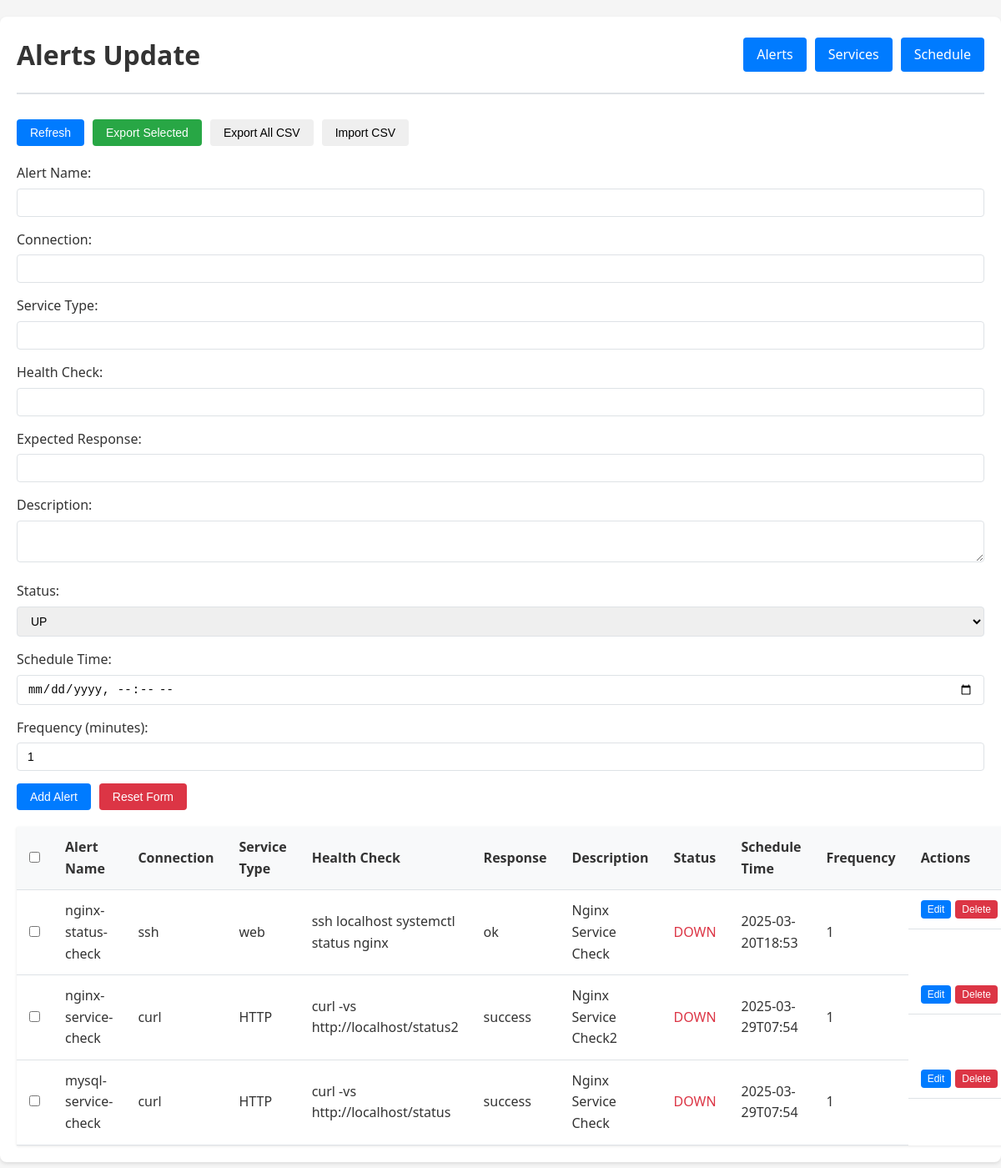
The page / on the database its author committed.
### tables this page shows
CREATE TABLE monitors
                     (AlertName TEXT PRIMARY KEY,
                      Connection TEXT NOT NULL,
                      ServiceType TEXT NOT NULL,
                      HealthCheck TEXT NOT NULL,
                      Response TEXT NOT NULL,
                      Description TEXT NOT NULL,
                      Status TEXT NOT NULL,
                      CheckTime TEXT,
                      ScheduleTime TEXT NOT NULL,
                      Frequency INTEGER NOT NULL);

### app.py (the view)
@app.route('/')
def home():
    try:
        with get_db_connection() as conn:
            c = conn.cursor()
            c.execute('SELECT * FROM monitors')
            monitors = [dict(zip(['AlertName', 'Connection', 'ServiceType', 'HealthCheck', 'Response', 'Description', 'Status', 'CheckTime', 'ScheduleTime', 'Frequency'], row))
                        for row in c.fetchall()]
        return render_template('index.html', monitors=monitors)
    except Exception as e:
        return render_template('index.html', monitors=[], message=f"Error loading monitors: {str(e)}")

### app.py (called while the page is built)
@contextmanager
def get_db_connection():
    conn = sqlite3.connect('monitor.db', timeout=20)
    conn.row_factory = sqlite3.Row
    try:
        yield conn
    finally:
        conn.close()

### templates/index.html (shortened to what this page needs)
{% extends "base.html" %}
{% block header %}Alerts Update{% endblock %}
{% block content %}
<div class="button-group">
    <button class="btn btn-primary" onclick="window.location.reload()">Refresh</button>
    <button class="btn btn-success" onclick="exportSelected()">Export Selected</button>
    <button class="btn btn-info" onclick="exportAllCSV()">Export All CSV</button>
    <button class="btn btn-warning" onclick="document.getElementById('uploadModal').style.display='block'">Import CSV</button>
</div>
<form id="monitorForm" action="/monitor" method="post" class="form-container">
    <div class="form-group">
        <label for="AlertName">Alert Name:</label>
        <input type="text" id="AlertName" name="AlertName" required>
    </div>
    <div class="form-group">
        <label for="Connection">Connection:</label>
        <input type="text" id="Connection" name="Connection" required>
    </div>
    <div class="form-group">
        <label for="ServiceType">Service Type:</label>
        <input type="text" id="ServiceType" name="ServiceType" required>
    </div>
    <div class="form-group">
        <label for="HealthCheck">Health Check:</label>
        <input type="text" id="HealthCheck" name="HealthCheck" required>
    </div>
    <div class="form-group">
        <label for="Response">Expected Response:</label>
        <input type="text" id="Response" name="Response" required>
    </div>
    <div class="form-group">
        <label for="Description">Description:</label>
        <textarea id="Description" name="Description" required></textarea>
    </div>
    <div class="form-group">
        <label for="Status">Status:</label>
        <select id="Status" name="Status" required>
            <option value="UP">UP</option>
        </select>
    </div>
    <div class="form-group">
        <label for="ScheduleTime">Schedule Time:</label>
        <input type="datetime-local" id="ScheduleTime" name="ScheduleTime" required>
    </div>
    <div class="form-group">
        <label for="Frequency">Frequency (minutes):</label>
        <input type="number" id="Frequency" name="Frequency" min="1" value="1" required>
    </div>
    <div class="button-group">
        <button type="submit" class="btn btn-primary" id="submitBtn">Add Alert</button>
        <button type="button" class="btn btn-danger" onclick="resetForm()">Reset Form</button>
    </div>
</form>
<table>
    <thead>
        <tr>
            <th><input type="checkbox" id="selectAll" onclick="toggleAll(this)"></th>
            <th>Alert Name</th>
            <th>Connection</th>
            <th>Service Type</th>
            <th>Health Check</th>
            <th>Response</th>
            <th>Description</th>
            <th>Status</th>
            <th>Schedule Time</th>
            <th>Frequency</th>
            <th>Actions</th>
        </tr>
    </thead>
    <tbody>
        {% if monitors %}
            {% for monitor in monitors %}
            <tr data-alert-name="{{ monitor.AlertName }}">
                <td><input type="checkbox" class="monitor-checkbox" value="{{ monitor.AlertName }}"></td>
                <td>{{ monitor.AlertName }}</td>
                <td>{{ monitor.Connection }}</td>
                <td>{{ monitor.ServiceType }}</td>
                <td>{{ monitor.HealthCheck }}</td>
                <td>{{ monitor.Response }}</td>
                <td>{{ monitor.Description }}</td>
                <td class="status-{{ monitor.Status.lower() }}">{{ monitor.Status }}</td>
                <td>{{ monitor.ScheduleTime }}</td>
                <td>{{ monitor.Frequency }}</td>
                <td class="actions">
                    <button class="btn btn-primary" onclick="editMonitor('{{ monitor.AlertName }}')">Edit</button>
                    <button class="btn btn-danger" onclick="deleteMonitor('{{ monitor.AlertName }}')">Delete</button>
                </td>
            </tr>
            {% endfor %}
        {% else %}
            <tr>
                <td colspan="11" class="empty-state">
                    <p>Alerts Not Updated</p>
                </td>
            </tr>
        {% endif %}
    </tbody>
</table>
{% endblock %}

### templates/base.html (style rules this page uses)
:root { --primary-color: #007bff; --primary-hover: #0056b3; --success-color: #28a745; --success-hover: #218838; --danger-color: #dc3545; --danger-hover: #c82333; --light-bg: #f8f9fa; --border-color: #dee2e6; --text-color: #333; --text-muted: #6c757d; }
* { box-sizing: border-box; margin: 0; padding: 0; }
body { font-family: 'Segoe UI', Tahoma, Geneva, Verdana, sans-serif; line-height: 1.6; color: var(--text-color); background-color: #f5f5f5; min-height: 100vh; }
.button-group { display: flex; gap: 10px; margin-bottom: 20px; }
.btn { padding: 8px 16px; border: none; border-radius: 4px; cursor: pointer; font-size: 14px; transition: background-color 0.3s ease; }
.btn-primary { background-color: var(--primary-color); color: white; }
.btn-success { background-color: var(--success-color); color: white; }
.btn-danger { background-color: var(--danger-color); color: white; }
table { width: 100%; border-collapse: collapse; margin-top: 20px; background-color: white; box-shadow: 0 1px 3px rgba(0, 0, 0, 0.1); }
th, td { padding: 12px 15px; text-align: left; border-bottom: 1px solid var(--border-color); }
th { background-color: var(--light-bg); font-weight: 600; color: var(--text-color); }
.status-down { color: var(--danger-color); font-weight: 500; }
.form-group { margin-bottom: 20px; }
.form-group label { display: block; margin-bottom: 5px; font-weight: 500; color: var(--text-color); }
.form-group input, .form-group select, .form-group textarea { width: 100%; padding: 8px 12px; border: 1px solid var(--border-color); border-radius: 4px; font-size: 14px; }
.actions { display: flex; gap: 5px; }
.actions button { padding: 4px 8px; font-size: 12px; }

### templates/index.html (style rules this page uses)
.form-group { margin-bottom: 15px; }
.form-group label { display: block; margin-bottom: 5px; }

### rows shown on the page
monitors: AlertName "nginx-status-check", Connection "ssh", ServiceType "web", HealthCheck "ssh localhost systemctl status nginx", Response "ok", Description "Nginx Service Check", Status "DOWN", ScheduleTime "2025-03-20T18:53", Frequency "1"
monitors: AlertName "nginx-service-check", Connection "curl", ServiceType "HTTP", HealthCheck "curl -vs http://localhost/status2", Response "success", Description "Nginx Service Check2", Status "DOWN", ScheduleTime "2025-03-29T07:54", Frequency "1"
monitors: AlertName "mysql-service-check", Connection "curl", ServiceType "HTTP", HealthCheck "curl -vs http://localhost/status", Response "success", Description "Nginx Service Check", Status "DOWN", ScheduleTime "2025-03-29T07:54", Frequency "1"
